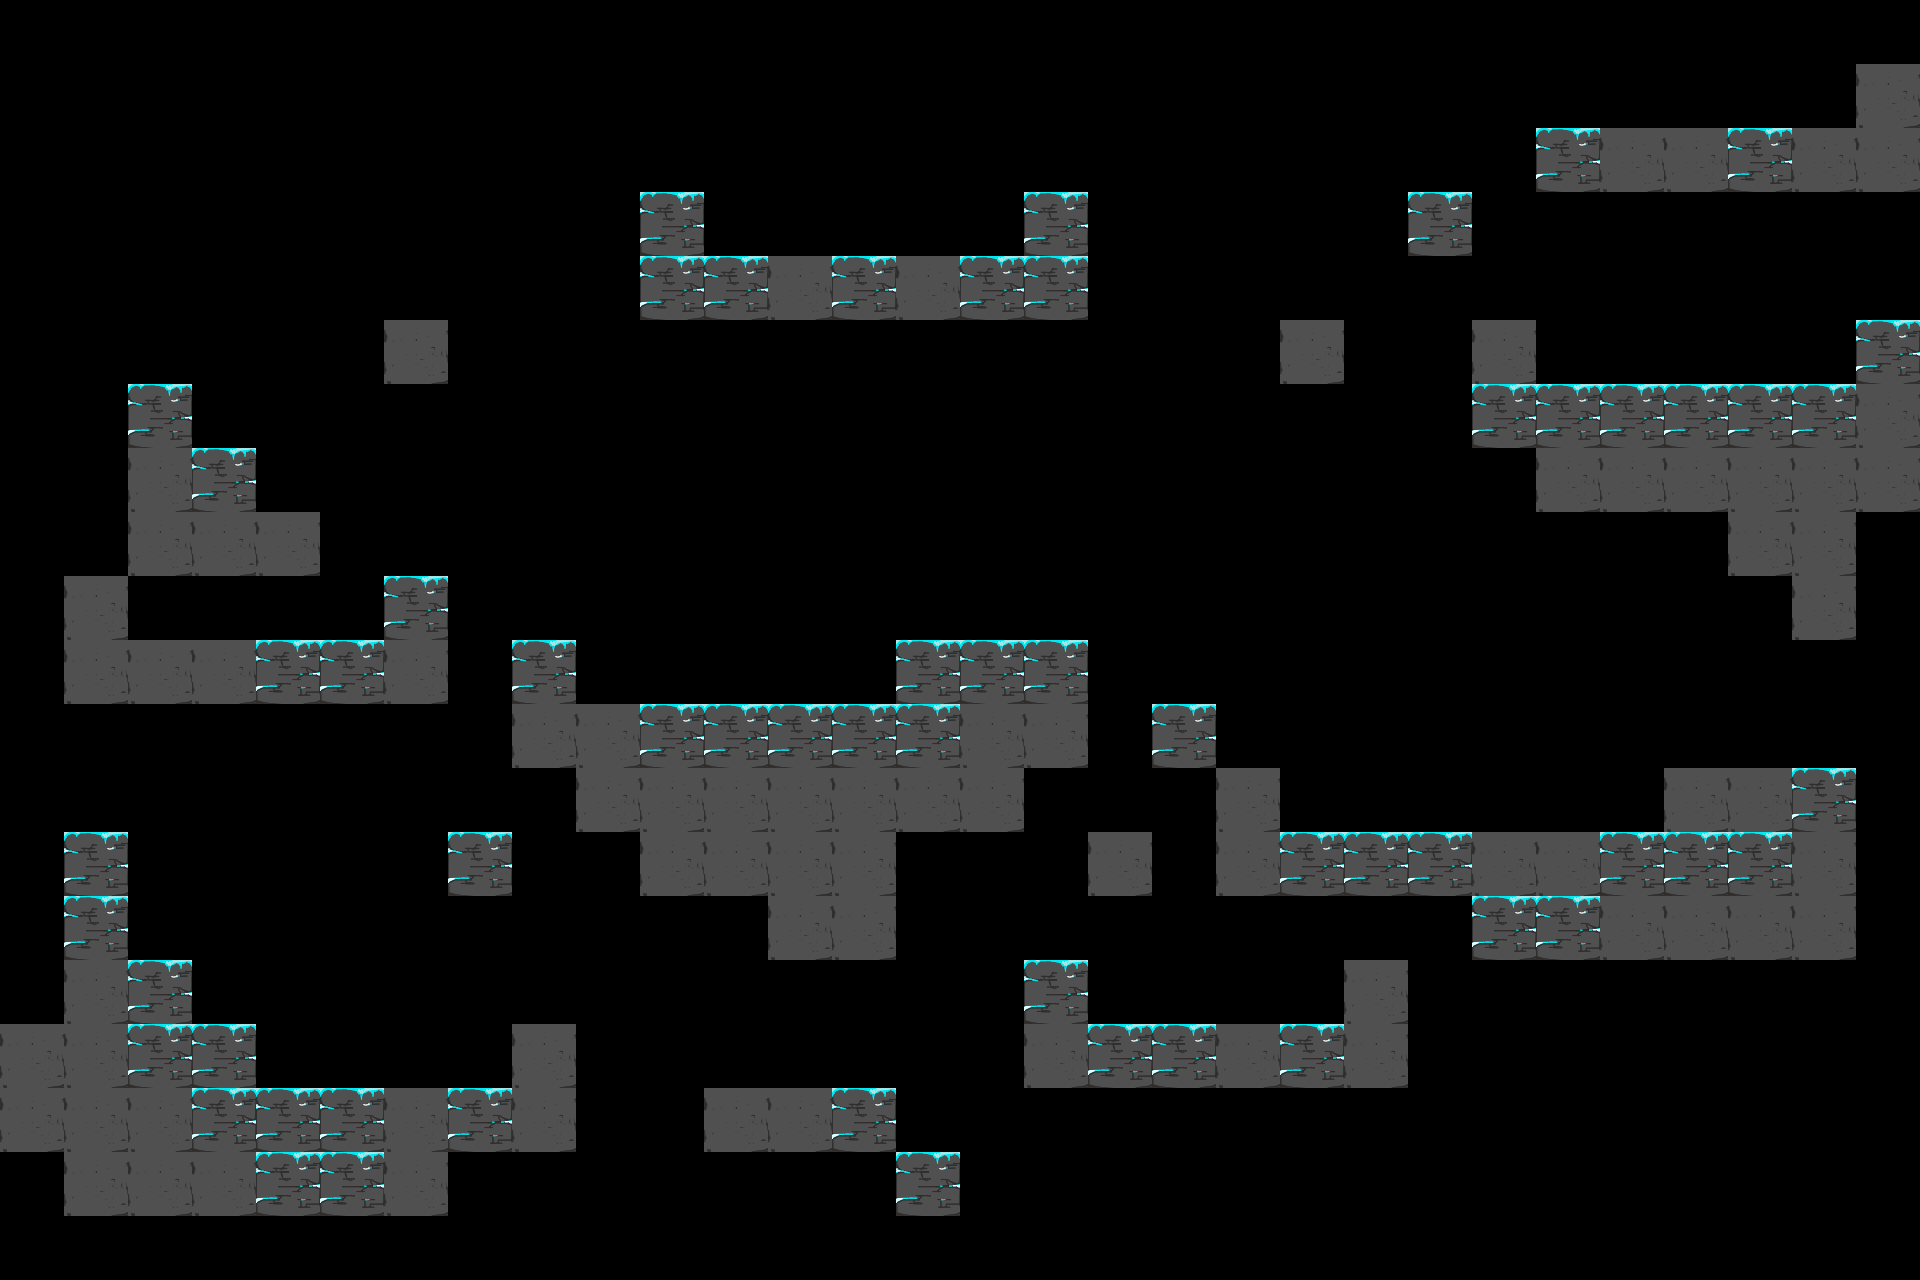

The image is a tile-based game level rendered from a .tmx file. Its description and complete source (layers, tilesets, objects, tile grids) follow:
An orthogonal 30x20 tile map with 64x64 px tiles, 1 tile layer (Main), 2 tilesets and 13 objects (9x Dark, Player).

<map version="1.10" tiledversion="1.11.2" orientation="orthogonal" renderorder="right-down" width="30" height="20" tilewidth="64" tileheight="64" infinite="0" nextlayerid="3" nextobjectid="20">
 <tileset firstgid="1" source="Frame.tsx" />
 <tileset firstgid="2" source="Frae.tsx" />
 <layer id="1" name="Main" width="30" height="20">
  <data encoding="csv">
0,0,0,0,0,0,0,0,0,0,0,0,0,0,0,0,0,0,0,0,0,0,0,0,0,0,0,0,0,0,
0,0,0,0,0,0,0,0,0,0,0,0,0,0,0,0,0,0,0,0,0,0,0,0,0,0,0,0,0,2,
0,0,0,0,0,0,0,0,0,0,0,0,0,0,0,0,0,0,0,0,0,0,0,0,1,2,2,1,2,2,
0,0,0,0,0,0,0,0,0,0,1,0,0,0,0,0,1,0,0,0,0,0,1,0,0,0,0,0,0,0,
0,0,0,0,0,0,0,0,0,0,1,1,2,1,2,1,1,0,0,0,0,0,0,0,0,0,0,0,0,0,
0,0,0,0,0,0,2,0,0,0,0,0,0,0,0,0,0,0,0,0,2,0,0,2,0,0,0,0,0,1,
0,0,1,0,0,0,0,0,0,0,0,0,0,0,0,0,0,0,0,0,0,0,0,1,1,1,1,1,1,2,
0,0,2,1,0,0,0,0,0,0,0,0,0,0,0,0,0,0,0,0,0,0,0,0,2,2,2,2,2,2,
0,0,2,2,2,0,0,0,0,0,0,0,0,0,0,0,0,0,0,0,0,0,0,0,0,0,0,2,2,0,
0,2,0,0,0,0,1,0,0,0,0,0,0,0,0,0,0,0,0,0,0,0,0,0,0,0,0,0,2,0,
0,2,2,2,1,1,2,0,1,0,0,0,0,0,1,1,1,0,0,0,0,0,0,0,0,0,0,0,0,0,
0,0,0,0,0,0,0,0,2,2,1,1,1,1,1,2,2,0,1,0,0,0,0,0,0,0,0,0,0,0,
0,0,0,0,0,0,0,0,0,2,2,2,2,2,2,2,0,0,0,2,0,0,0,0,0,0,2,2,1,0,
0,1,0,0,0,0,0,1,0,0,2,2,2,2,0,0,0,2,0,2,1,1,1,2,2,1,1,1,2,0,
0,1,0,0,0,0,0,0,0,0,0,0,2,2,0,0,0,0,0,0,0,0,0,1,1,2,2,2,2,0,
0,2,1,0,0,0,0,0,0,0,0,0,0,0,0,0,1,0,0,0,0,2,0,0,0,0,0,0,0,0,
2,2,1,1,0,0,0,0,2,0,0,0,0,0,0,0,2,1,1,2,1,2,0,0,0,0,0,0,0,0,
2,2,2,1,1,1,2,1,2,0,0,2,2,1,0,0,0,0,0,0,0,0,0,0,0,0,0,0,0,0,
0,2,2,2,1,1,2,0,0,0,0,0,0,0,1,0,0,0,0,0,0,0,0,0,0,0,0,0,0,0,
0,0,0,0,0,0,0,0,0,0,0,0,0,0,0,0,0,0,0,0,0,0,0,0,0,0,0,0,0,0
</data>
 </layer>
 <objectgroup id="2" name="Entity">
  <object id="5" name="Dark" x="702" y="191" width="321" height="64" />
  <object id="6" name="Dark" x="576" y="641" width="320" height="64" />
  <object id="7" name="Dark" x="1535" y="318" width="321" height="63" />
  <object id="8" name="Dark" x="1536" y="65" width="319" height="62" />
  <object id="9" name="Dark" x="1280" y="769" width="381" height="59" />
  <object id="10" name="Dark" x="1664" y="702" width="192" height="64" />
  <object id="11" name="Dark" x="1089" y="961" width="253" height="60" />
  <object id="12" name="Dark" x="256" y="1026" width="251" height="62" />
  <object id="13" name="Dark" x="137" y="578" width="243" height="61" />
  <object id="14" name="Player" x="162" y="346">
   <point />
  </object>
  <object id="17" x="1284" y="252" width="60" height="68" />
  <object id="18" x="1420" y="136" width="52" height="48" />
  <object id="19" x="392" y="252" width="52" height="64" />
 </objectgroup>
</map>
